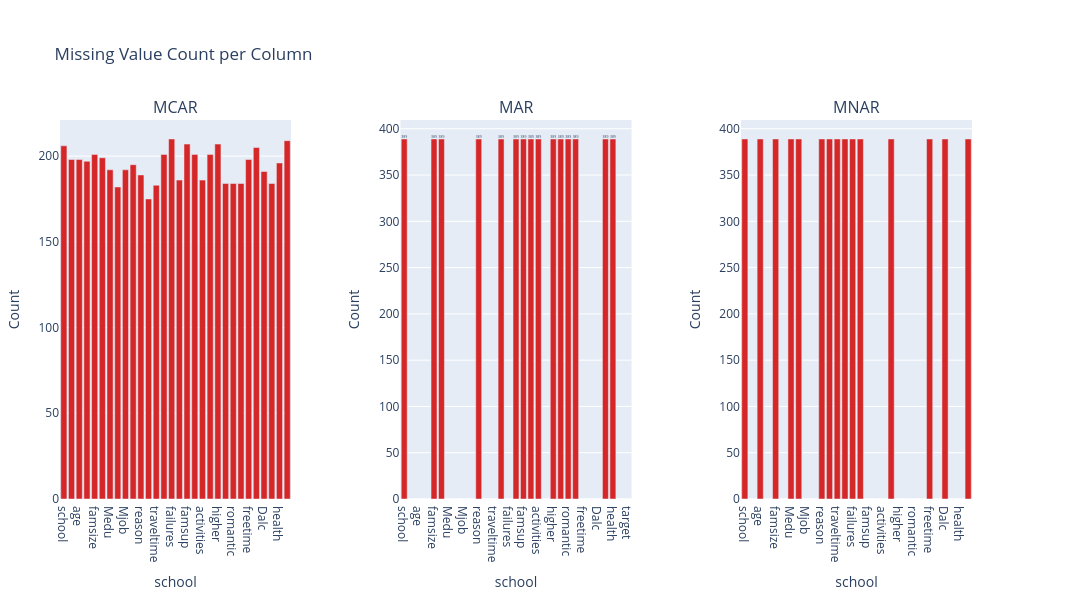

Notebook cell for this chart:
### Code cell
panel = Panel(
    plots=[
        md_mcar.bar(title="MCAR"),
        md_mar.bar(title="MAR"),
        md_mnar.bar(title="MNAR"),
    ],
    title="Missing Value Count per Column",
    width=1800,
    height=600,
)

panel.show()
panel.save(f'plots/multi/{panel._download_filename}.png')

### Figure 1 — Plotly figure (JSON) as saved in the notebook; plotly's stock layout.template omitted (floating-point values rounded to 4 significant figures)
{"data": [{"marker": {"color": "#d62728"}, "name": "Missing", "showlegend": false, "text": ["206", "198", "198", "197", "201", "199", "192", "182", "192", "195", "189", "175", "183", "201", "210", "186", "207", "201", "186", "201", "207", "184", "184", "184", "198", "205", "191", "184", "196", "209"], "textposition": "auto", "type": "bar", "x": ["school", "sex", "age", "address", "famsize", "Pstatus", "Medu", "Fedu", "Mjob", "Fjob", "reason", "guardian", "traveltime", "studytime", "failures", "schoolsup", "famsup", "paid", "activities", "nursery", "higher", "internet", "romantic", "famrel", "freetime", "goout", "Dalc", "Walc", "health", "absences"], "xaxis": "x", "y": [206, 198, 198, 197, 201, 199, 192, 182, 192, 195, 189, 175, 183, 201, 210, 186, 207, 201, 186, 201, 207, 184, 184, 184, 198, 205, 191, 184, 196, 209], "yaxis": "y"}, {"marker": {"color": "#d62728"}, "name": "Missing", "showlegend": false, "text": ["389", "0", "0", "0", "389", "389", "0", "0", "0", "0", "389", "0", "0", "389", "0", "389", "389", "389", "389", "0", "389", "389", "389", "389", "0", "0", "0", "389", "389", "0", "0"], "textposition": "auto", "type": "bar", "x": ["school", "sex", "age", "address", "famsize", "Pstatus", "Medu", "Fedu", "Mjob", "Fjob", "reason", "guardian", "traveltime", "studytime", "failures", "schoolsup", "famsup", "paid", "activities", "nursery", "higher", "internet", "romantic", "famrel", "freetime", "goout", "Dalc", "Walc", "health", "absences", "target"], "xaxis": "x2", "y": [389, 0, 0, 0, 389, 389, 0, 0, 0, 0, 389, 0, 0, 389, 0, 389, 389, 389, 389, 0, 389, 389, 389, 389, 0, 0, 0, 389, 389, 0, 0], "yaxis": "y2"}, {"marker": {"color": "#d62728"}, "name": "Missing", "showlegend": false, "text": ["389", "0", "389", "0", "389", "0", "389", "389", "0", "0", "389", "389", "389", "389", "389", "389", "0", "0", "0", "389", "0", "0", "0", "0", "389", "0", "389", "0", "0", "389"], "textposition": "auto", "type": "bar", "x": ["school", "sex", "age", "address", "famsize", "Pstatus", "Medu", "Fedu", "Mjob", "Fjob", "reason", "guardian", "traveltime", "studytime", "failures", "schoolsup", "famsup", "paid", "activities", "nursery", "higher", "internet", "romantic", "famrel", "freetime", "goout", "Dalc", "Walc", "health", "absences"], "xaxis": "x3", "y": [389, 0, 389, 0, 389, 0, 389, 389, 0, 0, 389, 389, 389, 389, 389, 389, 0, 0, 0, 389, 0, 0, 0, 0, 389, 0, 389, 0, 0, 389], "yaxis": "y3"}], "layout": {"annotations": [{"font": {"size": 16}, "showarrow": false, "text": "MCAR", "x": 0.1267, "xanchor": "center", "xref": "paper", "y": 1, "yanchor": "bottom", "yref": "paper"}, {"font": {"size": 16}, "showarrow": false, "text": "MAR", "x": 0.5, "xanchor": "center", "xref": "paper", "y": 1, "yanchor": "bottom", "yref": "paper"}, {"font": {"size": 16}, "showarrow": false, "text": "MNAR", "x": 0.8733, "xanchor": "center", "xref": "paper", "y": 1, "yanchor": "bottom", "yref": "paper"}], "font": {}, "height": 600, "margin": {"b": 80, "l": 60, "r": 120, "t": 120}, "showlegend": false, "title": {"text": "Missing Value Count per Column"}, "width": 1800, "xaxis": {"anchor": "y", "domain": [0, 0.2533], "title": {"text": "school"}}, "xaxis2": {"anchor": "y2", "domain": [0.3733, 0.6267], "title": {"text": "school"}}, "xaxis3": {"anchor": "y3", "domain": [0.7467, 1], "title": {"text": "school"}}, "yaxis": {"anchor": "x", "domain": [0, 1], "title": {"text": "Count"}}, "yaxis2": {"anchor": "x2", "domain": [0, 1], "title": {"text": "Count"}}, "yaxis3": {"anchor": "x3", "domain": [0, 1], "title": {"text": "Count"}}}}
